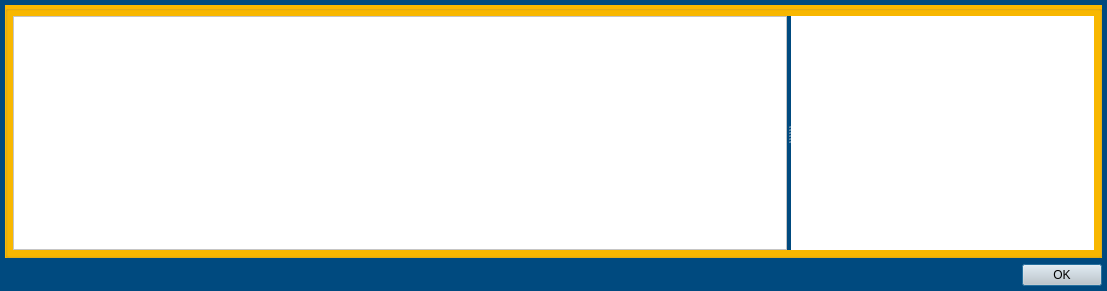
<?xml version="1.0" encoding="UTF-8"?>
<ui version="4.0">
 <class>Dialog</class>
 <widget class="QDialog" name="Dialog">
  <property name="geometry">
   <rect>
    <x>0</x>
    <y>0</y>
    <width>1107</width>
    <height>291</height>
   </rect>
  </property>
  <property name="windowTitle">
   <string>Dialog</string>
  </property>
  <property name="styleSheet">
   <string notr="true">QWidget{background-color: rgb(0, 74, 127);}

QTableWidget{background-color: rgb(255, 255, 255);}

QCheckBox{background-color: rgb(255, 255, 255);}

QWidget#widget{background-color: rgb(255, 255, 255);}

QGroupBox{background-color: rgb(251, 185, 0);}

QPushButton{background-color: rgb(205, 205, 205);}

QLineEdit{background-color:rgb(255, 255, 255);}

QLabel{background-color:rgb(215, 215, 215);}</string>
  </property>
  <layout class="QVBoxLayout" name="verticalLayout">
   <property name="leftMargin">
    <number>5</number>
   </property>
   <property name="topMargin">
    <number>5</number>
   </property>
   <property name="rightMargin">
    <number>5</number>
   </property>
   <property name="bottomMargin">
    <number>5</number>
   </property>
   <item>
    <widget class="QGroupBox" name="groupBox_2">
     <property name="sizePolicy">
      <sizepolicy hsizetype="Expanding" vsizetype="Expanding">
       <horstretch>0</horstretch>
       <verstretch>0</verstretch>
      </sizepolicy>
     </property>
     <property name="title">
      <string/>
     </property>
     <layout class="QHBoxLayout" name="horizontalLayout_3">
      <property name="leftMargin">
       <number>5</number>
      </property>
      <property name="topMargin">
       <number>5</number>
      </property>
      <property name="rightMargin">
       <number>5</number>
      </property>
      <property name="bottomMargin">
       <number>5</number>
      </property>
      <item>
       <widget class="QSplitter" name="splitter">
        <property name="orientation">
         <enum>Qt::Horizontal</enum>
        </property>
        <widget class="QTableWidget" name="tableWidget">
         <attribute name="horizontalHeaderDefaultSectionSize">
          <number>80</number>
         </attribute>
        </widget>
        <widget class="QWidget" name="widget" native="true"/>
       </widget>
      </item>
     </layout>
    </widget>
   </item>
   <item>
    <widget class="QDialogButtonBox" name="buttonBox">
     <property name="styleSheet">
      <string notr="true"/>
     </property>
     <property name="orientation">
      <enum>Qt::Horizontal</enum>
     </property>
     <property name="standardButtons">
      <set>QDialogButtonBox::Ok</set>
     </property>
    </widget>
   </item>
  </layout>
 </widget>
 <resources/>
 <connections/>
</ui>
